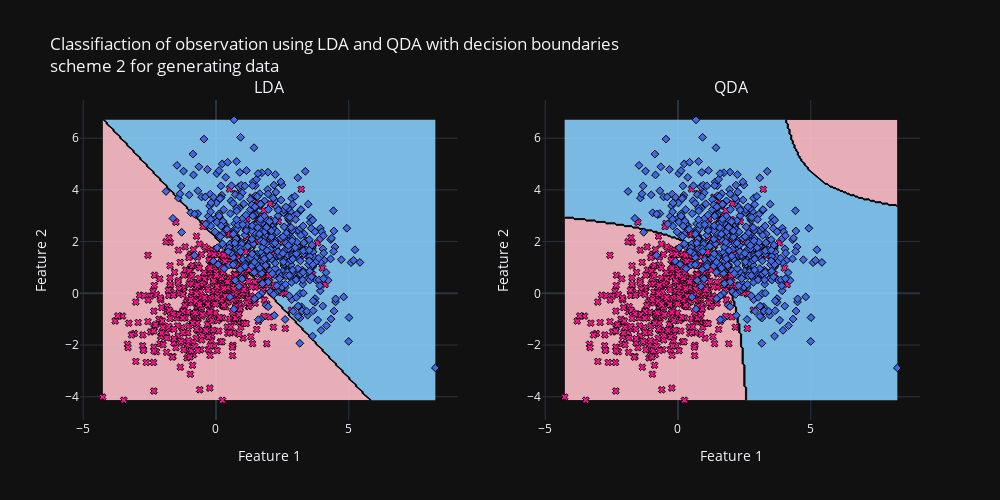

This figure's notebook cell:
### Code cell
X, y = generate_scheme_2(1000, 2, 2)
third_experiment(X, y, 'scheme 2 for generating data')

### Figure 1 — Plotly figure (JSON) as saved in the notebook; plotly's stock layout.template omitted (floating-point values rounded to 4 significant figures; data arrays with more than 128 entries replaced by an {"elided": "..."} marker saying what was removed)
{"data": [{"marker": {"color": "deeppink", "line": {"color": "black", "width": 1}, "symbol": "x"}, "mode": "markers", "name": "Class 0", "x": {"elided": "521 float values"}, "y": {"elided": "521 float values"}, "type": "scatter", "xaxis": "x", "yaxis": "y"}, {"marker": {"color": "royalblue", "line": {"color": "black", "width": 1}, "symbol": "diamond"}, "mode": "markers", "name": "Class 1", "x": {"elided": "479 float values"}, "y": {"elided": "479 float values"}, "type": "scatter", "xaxis": "x", "yaxis": "y"}, {"colorscale": [[0, "pink"], [1, "lightskyblue"]], "name": "LDA", "opacity": 0.9, "showscale": false, "x": {"elided": "200 float values"}, "y": {"elided": "200 float values"}, "z": {"elided": "200x200 int values"}, "type": "contour", "xaxis": "x", "yaxis": "y"}, {"marker": {"color": "deeppink", "line": {"color": "black", "width": 1}, "symbol": "x"}, "mode": "markers", "name": "Class 0", "x": {"elided": "521 float values"}, "y": {"elided": "521 float values"}, "type": "scatter", "xaxis": "x2", "yaxis": "y2"}, {"marker": {"color": "royalblue", "line": {"color": "black", "width": 1}, "symbol": "diamond"}, "mode": "markers", "name": "Class 1", "x": {"elided": "479 float values"}, "y": {"elided": "479 float values"}, "type": "scatter", "xaxis": "x2", "yaxis": "y2"}, {"colorscale": [[0, "pink"], [1, "lightskyblue"]], "name": "QDA", "opacity": 0.9, "showscale": false, "x": {"elided": "200 float values"}, "y": {"elided": "200 float values"}, "z": {"elided": "200x200 int values"}, "type": "contour", "xaxis": "x2", "yaxis": "y2"}], "layout": {"xaxis": {"anchor": "y", "domain": [0.0, 0.45], "title": {"text": "Feature 1"}}, "yaxis": {"anchor": "x", "domain": [0.0, 1.0], "title": {"text": "Feature 2"}}, "xaxis2": {"anchor": "y2", "domain": [0.55, 1.0], "title": {"text": "Feature 1"}}, "yaxis2": {"anchor": "x2", "domain": [0.0, 1.0], "title": {"text": "Feature 2"}}, "annotations": [{"font": {"size": 16}, "showarrow": false, "text": "LDA", "x": 0.225, "xanchor": "center", "xref": "paper", "y": 1.0, "yanchor": "bottom", "yref": "paper"}, {"font": {"size": 16}, "showarrow": false, "text": "QDA", "x": 0.775, "xanchor": "center", "xref": "paper", "y": 1.0, "yanchor": "bottom", "yref": "paper"}], "title": {"text": "Classifiaction of observation using LDA and QDA with decision boundaries <br>scheme 2 for generating data"}, "showlegend": false, "height": 500, "width": 1000}}
